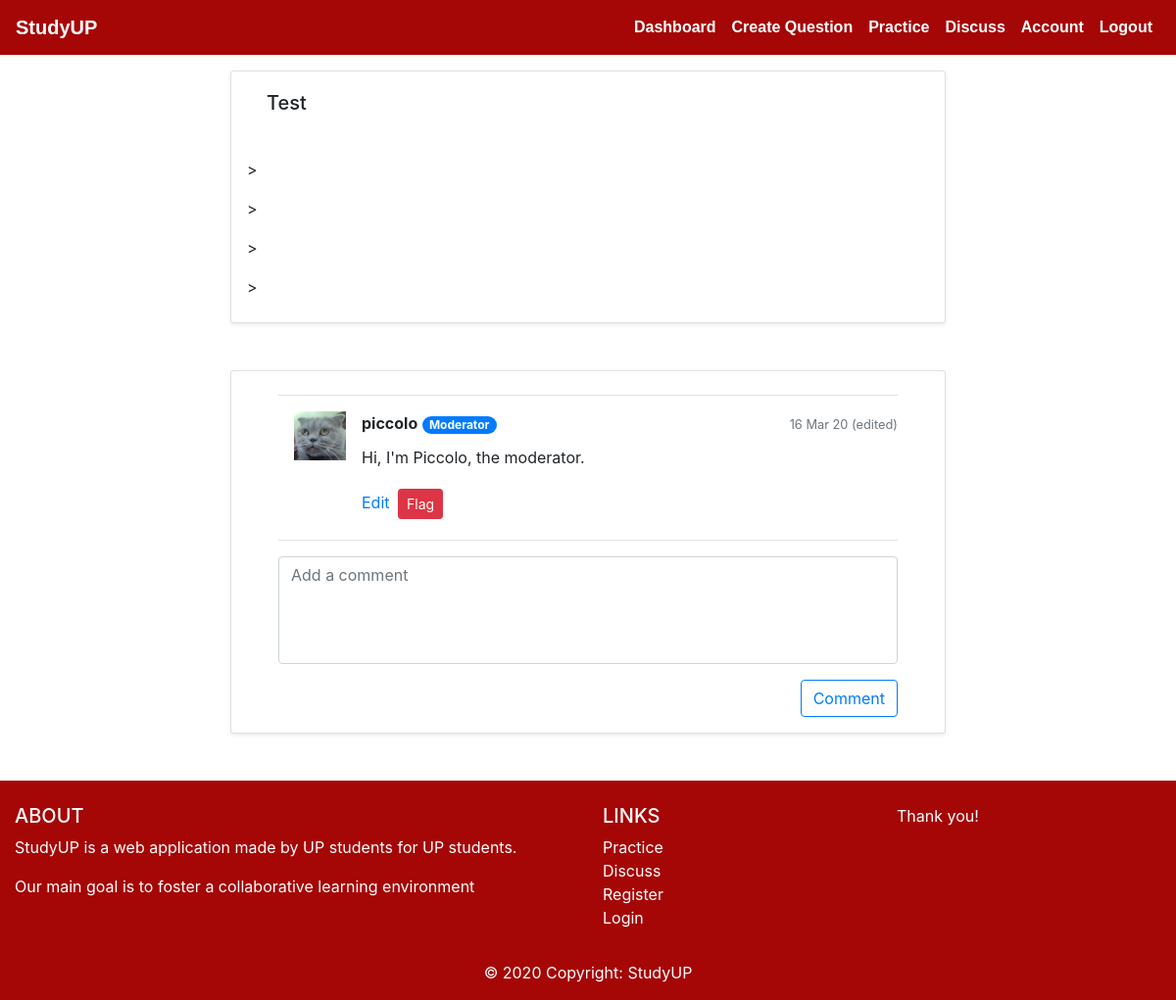
/discussion/1 (signed in), run on the app's committed database.
### studyup/models.py (models this page shows, shortened)
class Question(db.Model):
    id = db.Column(db.Integer, primary_key=True)
    body = db.Column(db.Text, nullable=False)
    solution_id = db.Column(db.Integer, db.ForeignKey('choice.id'), nullable=False)
    course_id = db.Column(db.Integer, db.ForeignKey('course.id'), nullable=False)
    image_file = db.Column(db.String(20), nullable=True)
    topic_no = db.Column(db.Integer, nullable=False)
    time = db.Column(db.Integer, nullable=True)

class Comment(db.Model):
    id = db.Column(db.Integer, primary_key=True)
    time_posted = db.Column(db.DateTime, nullable=False, default=datetime.utcnow)
    comment = db.Column(db.Text, nullable=False)
    edited = db.Column(db.Boolean, unique=False, default=False)
    user_id = db.Column(db.Integer, db.ForeignKey('user.id'), nullable=False)
    user = db.relationship('User', back_populates='comments')
    question_id = db.Column(db.Integer, db.ForeignKey('question.id'), nullable=False)

class User(db.Model, UserMixin):
    id = db.Column(db.Integer, primary_key=True)
    username = db.Column(db.String(20), unique=True, nullable=False)
    email = db.Column(db.String(120), unique=True, nullable=False)
    image_file = db.Column(db.String(20), nullable=False, default='default.jpg')
    password = db.Column(db.String(60), nullable=False)
    user_type = db.Column(db.Integer, nullable=False)
    comments = db.relationship("Comment", backref="user_comments")

### studyup/discussion/routes.py (the view, shortened to what this page needs)
@discussion.route('/discussion/<int:question_id>', methods=['GET','POST'])
@login_required
def add_comment(question_id):
    form = CommentForm()
    question = Question.query.filter_by(id=question_id).first()
    comments = Comment.query.filter_by(question_id=question_id).all()
    return render_template('view-question.html', form=form, question=question, comments=comments, tempRemove=0)

### studyup/discussion/forms.py
class CommentForm(FlaskForm):
    body = TextAreaField('Comment', validators=[DataRequired()], widget=TextArea())
    submit = SubmitField('Comment')

### studyup/models.py (called while the page is built)
@login_manager.user_loader
def load_user(user_id):
    return User.query.get(int(user_id))

### studyup/templates/view-question.html (shortened to what this page needs)
{% extends 'base.html' %}
{% block body %}
<div class="row">
    <div class="col-2"></div>
    <div class="col-8">
        <div class="shadow-sm card mt-3 px-3">
            <div class="card-body">
                <div class="card-title"><h5 class="mb-4"> {{ question.body }} </h5></div>
            </div>
            <div class="card-text">
                <div class="form-group">
                    {% for i in range(4) %}
                        <div class="form-group mb-2">
                            <label id="fc-{{i}}">></label>
                        </div>
                    {% endfor %}
                </div>
            </div>
        </div>
    <div class="shadow-sm card mt-5 mx-auto">
        <div class="comment-thread">
            <div class="border-top mt-4 mb-2 my-3 ml-5 mr-5"></div>
            {% if comments %}
                {% for comment in comments %}
                {% if tempRemove == comment.id %}
                {% else %}
                <div class="comment-div ml-5 mr-5">
                    <div class="d-flex">
                        <div class="profile-picture mx-3">
                            <img src="{{ url_for('static', filename='img/user/' + comment.user.image_file) }}" alt="" class="pic-ico">
                        </div>
                        <div class="comment-text">
                            <div class="comment-header d-sm-flex justify-content-between h-25 mb-1">
                                <div>
                                <strong>{{comment.user.username}}</strong>
                                {% if comment.user.user_type == 1 %}
                                    <span class="badge badge-pill badge-secondary">Student</span>
                                {% else %}
                                <span class="badge badge-pill badge-primary">Moderator</span>
                                {% endif %}
                                </div>
                                <div>
                                <p class=" text-sm-center text-muted"> <small>{{comment.time_posted.strftime('%d %b %y')}}
                                {% if comment.edited == True %}
                                    (edited)
                                {% endif %}</small>
                                </p>
                                </div>
                            </div>
                        <div>
                            <p class="comment"> {{comment.comment}} </p>
                        </div>
                        <div>
                            {% if current_user.id == comment.user.id %}
                                    <a href="{{ url_for('discussion.edit_comment', question_id=question.id, comment_id=comment.id) }}">Edit</a>
                            {% endif %}
                            {% if current_user.user_type == 2 %}
                                    <button type="button" class="btn btn-danger btn-sm m-1 btnDelete" value={{comment.id}} data-toggle="modal" data-target="#deleteModal">Flag</button>
                            {% endif %}
                        </div>
                        </div>
                    </div>
                    <div class="border-top mt-2 mb-3"></div>
                </div>
                {% endif %}
                {% endfor %}
            {% else %}
            <div class="d-flex justify-content-center">
            <p class="text-muted">No comments yet.</p>
            </div>
            {% endif %}
        </div>
        <form action="" method="post">
        <div class="form d-flex justify-content-center">
            {% if tempRemove != 0 %}
            {{ form.body(id="comment-box", rows="4", cols="70", class="form-control ml-5 mr-5") }}
            {% else %}
            {{ form.body(rows="4", cols="70", class="form-control ml-5 mr-5", placeholder="Add a comment") }}
            {% endif %}
        </div>
            <div class="d-flex justify-content-end mt-3 mr-5">
            {{ form.submit(class="btn btn-outline-primary") }}
            </div>
        </form>
    </div>
    </div>
    <div class="col-2"></div>
</div>
{% endblock body %}

### studyup/static/css/main.css (style rules this page uses)
body { height: 100%; }
html { scroll-behavior: smooth; }
textarea { resize: none; }
.comment-text { flex-grow: 1; }
.pic-ico { height: 50px; }

### data on the page
Question: body "Test"
Comment: image_file (placeholder picture), user.username "piccolo", time_posted "16 Mar 20", edited "(edited)", comment "Hi, I'm Piccolo, the moderator.", {{ comment.id }} 1 (drawn)
